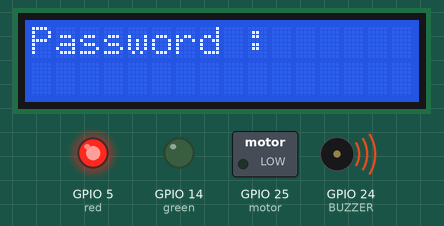
The program below on a simulated Raspberry Pi (BCM pin numbers). On the bench: 16×2 character LCD, switched loads named in the program (green lamp = pin HIGH), output pins drawn as LEDs (lit = HIGH), buzzer (waves = sounding, pin HIGH). What the program prints to the terminal is not drawn.

Above: at 0.1 s.
At 2.1 s:
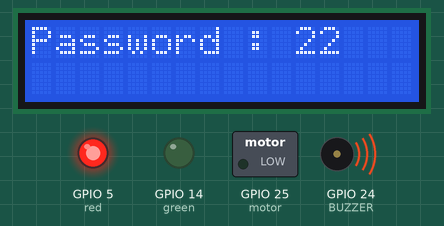
At 4.2 s:
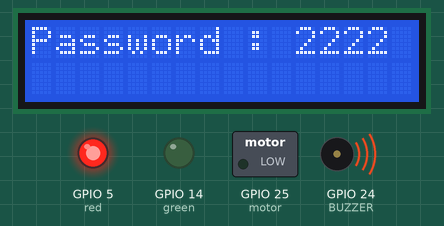
At 9.2 s:
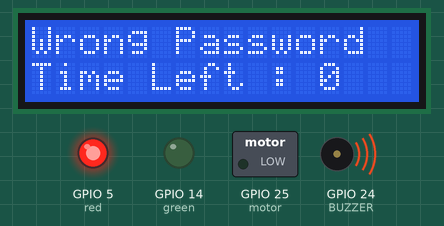
At 17.3 s:
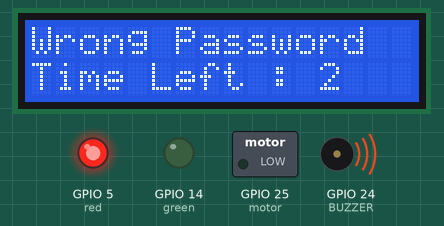
At 26.4 s:
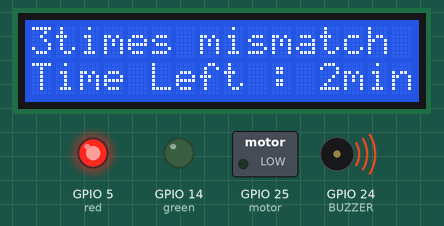

Measured:
- what the display in image 1 shows lasts 1.0 s, from 2.1 s to 3.1 s

The program:

doorlock.py
```python
import RPi.GPIO as gpio
import time
from RPLCD import CharLCD

gpio.setwarnings(False) #경고메시지 무시

#BCM상에 설정된 번호로 각각의 핀에 접근
gpio.setmode(gpio.BCM)

#keypad에 연결된 gpio 번호 리스트
keypad = [11, 19, 6, 9, 20, 12, 10, 26, 13, 21, 7, 16]
#keypad 리스트대로 setup
for i in range(len(keypad)):
    gpio.setup(keypad[i], gpio.IN)

red = 5 #빨간 LED 핀번호
green = 14 #초록 LED 핀번호
gpio.setup(red, gpio.OUT)
gpio.setup(green, gpio.OUT)

gpio.setup(25, gpio.OUT)
motor = gpio.PWM(25, 50) #duty rate = 50%(최대 100의 속도 중 50)

lcd = CharLCD(numbering_mode=gpio.BCM, cols = 16, rows = 2, pin_rs = 23, pin_e=22, pins_data=[27,18,17,4])

password = ['1','2','3','4','#'] #비밀번호 설정

tryPassword = [] #입력할 패스워드는 공백으로 설정

count = 0 #번호 입력 횟수

falseCount = 0 #잘못 입력한 횟수

#Buzzer 사용가능 옥타브 설정(4옥타브 기준>>도레미파솔라시도)
octav = [523, 587, 659, 698, 784, 880, 987, 1046]

def setup():
    BUZZER = 24 #Buzzer GPIO번호 설정

    #Buzzer를 출력신호로 설정
    gpio.setup(BUZZER, gpio.OUT)

    global Buzz

    #523Hz를 초기주파수로 설정
    Buzz = gpio.PWM(BUZZER, octav[0])

    gpio.output(BUZZER, 1)

    gpio.output(green, False)
    gpio.output(red, True)

def LCD(row, col, string):
    lcd.cursor_pos = (row, col)
    lcd.write_string(string)

def sound(start, end, gap):
    Buzz.start(10)
    for i in range(start, end, gap):
        Buzz.ChangeFrequency(octav[i])
        time.sleep(0.7)
    Buzz.stop()

def keypadCheck():
    for i in range(len(keypad)):
        if gpio.input(keypad[i]) == 0:
            if i == 10:
                tryPassword.append('*')
            elif i == 11:
                tryPassword.append('#')
            else:
                tryPassword.append(str(i+1))
            time.sleep(1)
            return 1
    return 0

setup() #Buzzer와 LED 기본 설정

lcd.clear()
LCD(0, 0, "Password :")
for i in range(len(tryPassword)):
    LCD(0, 11+i, str(tryPassword[i]))

while True:
    while keypadCheck(): #keypad의 버튼이 눌릴때만 명령들 실행
        count += 1 #버튼 누른 횟수

        #lcd part
        lcd.clear()
        LCD(0, 0, "Password :")
        for i in range(len(tryPassword)):
            LCD(0, 11+i, str(tryPassword[i]))

        print("입력횟수 :", count)
        if count == 5: #5개의 버튼을 누른 경우
            if password == tryPassword: #일치할 경우 초록불 켜지고 빨간불 꺼지고
                print("문이 열립니다.")

                gpio.output(green, True)
                gpio.output(red, False)

                #lcd part
                time.sleep(1)
                lcd.clear()
                LCD(0, 0, "Opening the door")

                sound(4, 8, 1)
                motor.start(5) #모터 동작
                motor.ChangeDutyCycle(1) #모터 왼쪽으로 약 90도 회전

                #lcd part
                for i in range(3,-1,-1):
                    LCD(1, 0, "Time Left : "+str(i))
                    time.sleep(1)
                lcd.clear()
                LCD(0, 0, "Closing the door")

                sound(3, -1, -1)
                motor.ChangeDutyCycle(5) # 모터 오른쪽으로 약 90도 회전
                time.sleep(1.5)
                motor.stop() #모터 정지
                print("문이 닫힙니다.")

                gpio.output(green,False)
                gpio.output(red, True)

            elif password != tryPassword: #일치하지 않을 경우
                falseCount += 1
                if falseCount == 3: #심지어 3회 오류시 >> 2분동작 입력불가
                    print("3회 입력 오류")
                    falseCount = 0

                    #lcd part
                    time.sleep(1)
                    lcd.clear()
                    LCD(0, 0, "3times mismatch")
                    LCD(1, 0, "Time Left : 2min")
                    time.sleep(120)

                else: #2회 미만으로 틀리면 메시지만 출력
                    print("비밀번호가 맞지 않습니다.")

                    #lcd part
                    time.sleep(1)
                    lcd.clear()
                    LCD(0, 0, "Wrong Password")
                    for i in range(3, -1, -1):
                        LCD(1, 0, "Time Left : "+str(i))
                        time.sleep(1)
            count = 0
            tryPassword = []

        lcd.clear()
        LCD(0, 0, "Password :")
        for i in range(len(tryPassword)):
            LCD(0, 11+i, str(tryPassword[i]))

Buzz.stop()
motor.stop()
gpio.cleanup() #gpio가 점유한 하드웨어자원 반납
```
